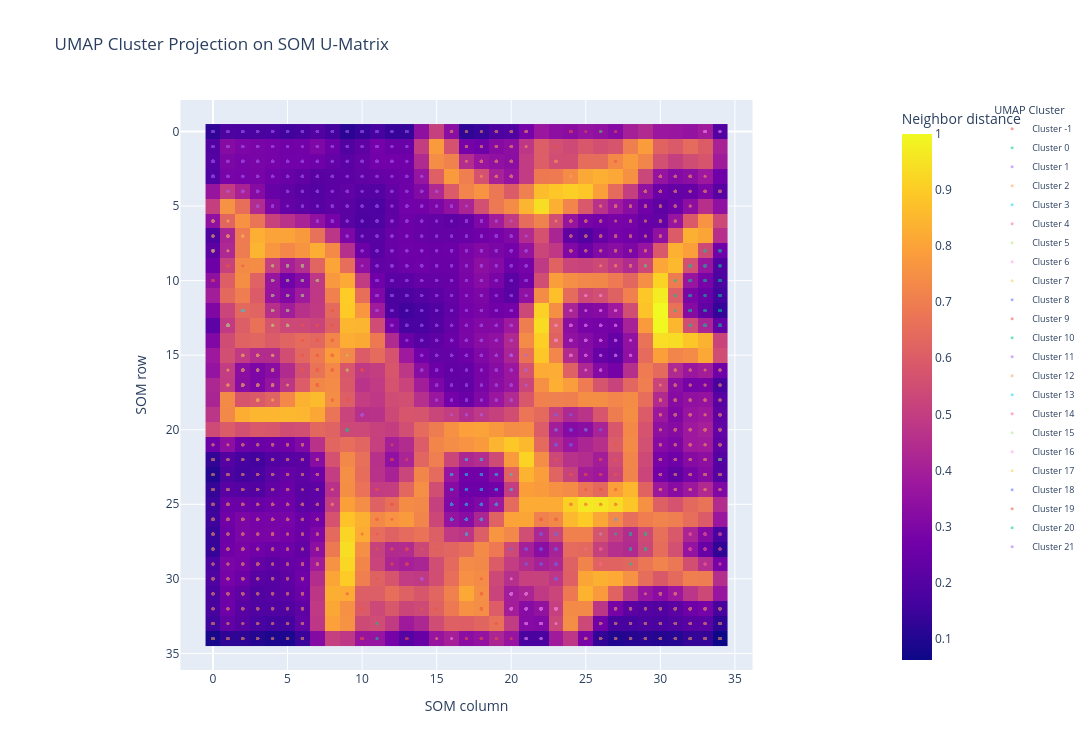

Notebook source saved alongside this figure:
### Markdown cell above
## UMAP SOM projection + save

### Code cell
# Merge UMAP cluster labels with SOM coordinates

umap_som_projection = som_patient_map.merge(
    umap_clusters[["patientunitstayid", "cluster"]],
    on="patientunitstayid",
    how="inner"
)

# Plot UMAP clusters on the SOM U-Matrix

fig = px.imshow(
    u_matrix,
    labels=dict(
        x="SOM column",
        y="SOM row",
        color="Neighbor distance"
    ),
    title="UMAP Cluster Projection on SOM U-Matrix",
    aspect="equal"
)

for cluster_id in sorted(umap_som_projection["cluster"].unique()):
    subset = umap_som_projection[
        umap_som_projection["cluster"] == cluster_id
    ]

    fig.add_trace(
        go.Scatter(
            x=subset["som_col"],
            y=subset["som_row"],
            mode="markers",
            name=f"Cluster {cluster_id}",
            marker=dict(size=3),
            opacity=0.55
        )
    )

fig.update_layout(
    width=1100,
    height=750,
    legend=dict(
        title="UMAP Cluster",
        x=1.18,
        y=1,
        font=dict(size=9)
    )
)

fig.update_coloraxes(
    colorbar=dict(
        title="Neighbor distance",
        x=1.05
    )
)

fig.show()

# Save interactive plot

fig.write_html(
    PLOTS_DIR / "umap_som_projection.html"
)

print("Saved:", PLOTS_DIR / "umap_som_projection.html")

### Figure 1 — Plotly figure (JSON) as saved in the notebook; plotly's stock layout.template omitted (floating-point values rounded to 4 significant figures; data arrays with more than 128 entries replaced by an {"elided": "..."} marker saying what was removed)
{"data": [{"coloraxis": "coloraxis", "hovertemplate": "SOM column: %{x}<br>SOM row: %{y}<br>Neighbor distance: %{z}<extra></extra>", "name": "0", "type": "heatmap", "xaxis": "x", "yaxis": "y", "z": {"elided": "35x35 float values"}}, {"marker": {"size": 3}, "mode": "markers", "name": "Cluster -1", "opacity": 0.55, "type": "scatter", "x": {"elided": "513 int values"}, "y": {"elided": "513 int values"}}, {"marker": {"size": 3}, "mode": "markers", "name": "Cluster 0", "opacity": 0.55, "type": "scatter", "x": {"elided": "363 int values"}, "y": {"elided": "363 int values"}}, {"marker": {"size": 3}, "mode": "markers", "name": "Cluster 1", "opacity": 0.55, "type": "scatter", "x": {"elided": "2060 int values"}, "y": {"elided": "2060 int values"}}, {"marker": {"size": 3}, "mode": "markers", "name": "Cluster 2", "opacity": 0.55, "type": "scatter", "x": {"elided": "2128 int values"}, "y": {"elided": "2128 int values"}}, {"marker": {"size": 3}, "mode": "markers", "name": "Cluster 3", "opacity": 0.55, "type": "scatter", "x": {"elided": "345 int values"}, "y": {"elided": "345 int values"}}, {"marker": {"size": 3}, "mode": "markers", "name": "Cluster 4", "opacity": 0.55, "type": "scatter", "x": [33, 33, 33, 34, 32, 33, 33, 32, 34, 33, 34, 32, 32, 32, 32, 33, 33, 33, 34, 34, 33, 34, 34, 32, 34, 32, 33, 34, 33, 32, 33, 34, 34, 33, 34, 34, 32, 33, 34, 33, 34, 34, 32, 34, 33, 33, 33, 34, 32, 34, 34, 33, 34, 34, 32, 32, 33, 34, 34, 32, 33, 34, 32, 33, 34, 32, 32, 32, 32, 34, 34, 33, 33, 34, 33, 34, 34, 33, 34, 32, 34, 34, 33, 33, 34, 33, 33], "y": [27, 29, 28, 29, 28, 28, 29, 28, 27, 27, 27, 27, 28, 28, 28, 27, 28, 27, 28, 27, 27, 28, 27, 28, 28, 28, 27, 27, 28, 28, 27, 27, 27, 28, 28, 27, 28, 27, 27, 28, 28, 27, 28, 27, 27, 27, 27, 27, 28, 27, 28, 27, 27, 28, 28, 27, 29, 27, 28, 28, 27, 28, 27, 27, 27, 28, 27, 27, 27, 27, 27, 28, 28, 27, 28, 27, 28, 29, 28, 28, 27, 29, 27, 27, 27, 27, 27]}, {"marker": {"size": 3}, "mode": "markers", "name": "Cluster 5", "opacity": 0.55, "type": "scatter", "x": {"elided": "173 int values"}, "y": {"elided": "173 int values"}}, {"marker": {"size": 3}, "mode": "markers", "name": "Cluster 6", "opacity": 0.55, "type": "scatter", "x": {"elided": "227 int values"}, "y": {"elided": "227 int values"}}, {"marker": {"size": 3}, "mode": "markers", "name": "Cluster 7", "opacity": 0.55, "type": "scatter", "x": {"elided": "170 int values"}, "y": {"elided": "170 int values"}}, {"marker": {"size": 3}, "mode": "markers", "name": "Cluster 8", "opacity": 0.55, "type": "scatter", "x": {"elided": "223 int values"}, "y": {"elided": "223 int values"}}, {"marker": {"size": 3}, "mode": "markers", "name": "Cluster 9", "opacity": 0.55, "type": "scatter", "x": [10, 10, 10, 10, 10, 9, 10, 10, 10, 10, 10, 10, 10, 10, 10, 10, 10, 10, 10, 10, 10, 10, 10, 10, 10, 10, 10, 10, 10, 10, 10, 10, 10, 10, 10, 10, 10, 10, 9, 10, 9, 10, 10, 10, 10, 10, 10, 10, 10, 10, 10, 10, 10, 10, 10, 10, 10, 10, 9, 10, 10, 10, 10, 10, 10, 10, 10, 10, 10], "y": [16, 16, 16, 16, 16, 15, 16, 16, 16, 16, 16, 16, 16, 16, 16, 16, 16, 16, 16, 16, 16, 16, 16, 16, 16, 16, 16, 16, 16, 16, 16, 16, 16, 16, 16, 16, 16, 16, 16, 16, 16, 16, 16, 16, 16, 16, 16, 16, 16, 16, 16, 16, 16, 16, 16, 16, 16, 16, 15, 16, 16, 16, 16, 16, 16, 16, 16, 16, 16]}, {"marker": {"size": 3}, "mode": "markers", "name": "Cluster 10", "opacity": 0.55, "type": "scatter", "x": [28, 27, 29, 29, 29, 28, 28, 28, 28, 28, 29, 28, 29, 29, 29, 28, 29, 28, 29, 29, 28, 29, 29, 29, 28, 29, 29, 29, 29, 29, 28, 29, 28, 29, 29, 28, 28, 29, 28, 29, 29, 28, 28, 29, 28, 29, 28, 27, 28, 28, 29, 28, 29, 28, 28, 29, 28, 28, 28, 29, 28, 28, 28, 29, 29, 28, 28, 29, 29, 29, 29, 28, 29, 28, 28], "y": [29, 26, 28, 27, 28, 27, 27, 29, 28, 28, 27, 27, 27, 27, 27, 27, 28, 28, 27, 27, 28, 28, 28, 28, 27, 28, 28, 28, 28, 27, 28, 28, 27, 27, 28, 28, 28, 28, 28, 28, 28, 27, 28, 27, 27, 27, 27, 27, 27, 27, 28, 28, 28, 28, 28, 27, 28, 27, 27, 28, 28, 27, 27, 28, 27, 28, 27, 27, 28, 27, 27, 27, 27, 27, 27]}, {"marker": {"size": 3}, "mode": "markers", "name": "Cluster 11", "opacity": 0.55, "type": "scatter", "x": [14, 14, 14, 14, 14, 14, 14, 14, 14, 14, 14, 14, 14, 14, 14, 14, 14, 14, 14, 14, 14, 14, 14, 14, 14, 14, 14, 14, 14, 14, 14, 14, 14, 14, 14, 14, 14, 14, 14, 14, 14, 14, 14, 14, 14, 14, 14, 14, 14, 14, 14, 14, 14, 14], "y": [30, 30, 30, 30, 30, 30, 30, 30, 30, 30, 30, 30, 30, 30, 30, 30, 30, 30, 30, 30, 30, 30, 30, 30, 30, 30, 30, 30, 30, 30, 30, 30, 30, 30, 30, 30, 30, 30, 30, 30, 30, 30, 30, 30, 30, 30, 30, 30, 30, 30, 30, 30, 30, 30]}, {"marker": {"size": 3}, "mode": "markers", "name": "Cluster 12", "opacity": 0.55, "type": "scatter", "x": [21, 15, 23, 20, 18, 20, 18, 18, 20, 19, 23, 17, 17, 16, 23, 17, 20, 19, 19, 20, 17, 20, 23, 16, 20, 20, 17, 17, 18, 21, 18, 17, 19, 16, 17, 18, 19, 20, 20, 16, 21, 24, 20, 19, 20, 20, 18, 19, 18, 19, 17, 20, 20, 20, 19, 20, 19, 20, 20, 19, 20, 23, 20, 20, 19, 18, 21, 19, 20, 21, 20, 20, 19, 20, 20, 18, 20, 20, 19, 20, 20, 20, 21, 18, 18, 20, 19, 20, 19, 19, 20, 20, 18, 20, 21, 18, 20, 20, 19, 20, 20, 20, 20, 19, 19, 20, 19, 18, 18, 20, 19, 20, 19, 18, 21, 20, 19, 19, 16, 20, 19, 20, 20, 20, 21, 19], "y": [0, 34, 2, 3, 2, 3, 2, 2, 0, 0, 2, 0, 2, 0, 2, 0, 3, 1, 0, 3, 1, 3, 2, 0, 1, 3, 1, 0, 0, 0, 2, 1, 0, 0, 1, 2, 3, 0, 3, 0, 0, 3, 0, 0, 1, 3, 0, 2, 1, 1, 1, 0, 3, 1, 3, 3, 0, 3, 3, 2, 1, 2, 1, 2, 1, 1, 0, 3, 2, 0, 1, 2, 2, 0, 3, 3, 0, 2, 1, 3, 3, 1, 0, 2, 2, 3, 2, 3, 2, 2, 3, 3, 1, 0, 1, 2, 1, 2, 2, 3, 2, 3, 2, 1, 0, 2, 3, 2, 2, 3, 2, 2, 2, 2, 0, 2, 3, 2, 0, 1, 1, 0, 0, 1, 0, 3]}, {"marker": {"size": 3}, "mode": "markers", "name": "Cluster 13", "opacity": 0.55, "type": "scatter", "x": [27, 2, 2, 2, 2, 2, 2, 2, 2, 2, 2, 2, 26, 2, 2, 2, 2, 2, 2, 2, 2, 2, 2, 2, 2, 2, 2, 2, 2, 2, 2, 2, 2, 2, 2, 2, 2, 2, 2, 2, 2, 2, 2, 2, 2, 2, 2, 2, 2, 2, 2, 2, 2, 2, 2, 27, 2, 2], "y": [26, 12, 12, 12, 12, 12, 12, 12, 12, 12, 12, 12, 27, 12, 12, 12, 12, 12, 12, 12, 12, 12, 12, 12, 12, 12, 12, 12, 12, 12, 12, 12, 12, 12, 12, 12, 12, 12, 12, 12, 12, 12, 12, 12, 12, 12, 12, 12, 12, 12, 12, 12, 12, 12, 12, 26, 12, 12]}, {"marker": {"size": 3}, "mode": "markers", "name": "Cluster 14", "opacity": 0.55, "type": "scatter", "x": [26, 26, 26, 26, 26, 26, 26, 26, 26, 26, 27, 26, 26, 26, 26, 26, 26, 26, 25, 26, 26, 26, 26, 26, 26, 26, 26, 26, 26, 26, 26, 26, 26, 26, 26, 26, 26, 26, 26, 26, 26, 26, 26, 26, 26, 26, 26, 26, 26, 26, 26, 26, 26, 26, 26, 26, 26, 26, 26, 26, 26, 26, 26, 26, 25, 26, 26, 26, 26], "y": [28, 28, 28, 28, 28, 28, 28, 27, 29, 28, 26, 28, 28, 28, 28, 28, 27, 28, 28, 28, 28, 28, 29, 28, 28, 28, 29, 28, 28, 28, 28, 28, 28, 28, 28, 28, 28, 28, 28, 29, 28, 28, 28, 28, 28, 28, 28, 28, 28, 28, 29, 28, 28, 28, 29, 28, 28, 28, 28, 28, 28, 28, 28, 28, 28, 28, 28, 28, 28]}, {"marker": {"size": 3}, "mode": "markers", "name": "Cluster 15", "opacity": 0.55, "type": "scatter", "x": [1, 9, 1, 1, 1, 1, 1, 1, 1, 1, 1, 1, 1, 1, 1, 1, 1, 1, 1, 1, 1, 1, 1, 1, 9, 1, 1, 1, 1, 1, 1, 1, 1, 1, 1, 1, 1, 1, 1, 1, 1, 1, 1, 1, 1, 1, 1, 1, 1, 1, 1, 1, 1, 1, 1, 1, 1, 1, 1, 1, 1, 1, 1, 9], "y": [13, 16, 13, 13, 13, 13, 13, 13, 13, 13, 13, 13, 13, 13, 13, 13, 13, 13, 13, 13, 13, 13, 13, 13, 16, 13, 13, 13, 13, 13, 13, 13, 13, 13, 13, 13, 13, 13, 13, 13, 13, 13, 13, 13, 13, 13, 13, 13, 13, 13, 13, 13, 13, 13, 13, 13, 13, 13, 13, 13, 13, 13, 13, 15]}, {"marker": {"size": 3}, "mode": "markers", "name": "Cluster 16", "opacity": 0.55, "type": "scatter", "x": [16, 24, 33, 24, 23, 26, 26, 27, 27, 26, 27, 26, 26, 26, 34, 26, 26, 27, 26, 27, 26, 24, 24, 25, 28, 25, 26, 25, 25, 23, 34, 28, 33, 27, 23, 24, 26, 24, 33, 25, 26, 24, 25, 25, 23, 26, 33, 25, 24, 24, 25, 27, 33, 24, 25, 33, 25, 24, 24, 23, 33, 26, 24, 27, 33, 27, 25, 25, 23, 34, 24, 24, 25, 26, 26, 25, 24, 25, 26, 27, 25, 23, 24, 23, 26, 26, 27, 23, 24, 24, 25, 27, 24, 25, 33, 25, 25, 24, 24, 25, 24, 24, 23, 27, 24, 26, 24, 25, 24, 27, 27, 23, 26, 28, 23, 33, 26, 25, 28, 24], "y": [34, 13, 0, 13, 14, 15, 16, 15, 12, 16, 15, 16, 14, 12, 0, 13, 12, 15, 13, 12, 11, 13, 12, 13, 15, 14, 14, 11, 14, 14, 0, 15, 0, 13, 14, 12, 13, 14, 0, 14, 14, 13, 13, 15, 13, 15, 0, 14, 15, 15, 14, 14, 0, 15, 12, 0, 15, 14, 14, 14, 0, 12, 15, 13, 0, 13, 13, 14, 14, 0, 14, 13, 11, 16, 13, 15, 14, 15, 11, 15, 14, 14, 13, 14, 13, 13, 12, 14, 15, 14, 14, 13, 15, 13, 0, 15, 14, 14, 13, 14, 13, 15, 14, 14, 13, 13, 14, 16, 13, 14, 12, 13, 14, 14, 13, 0, 14, 13, 15, 15]}, {"marker": {"size": 3}, "mode": "markers", "name": "Cluster 17", "opacity": 0.55, "type": "scatter", "x": [1, 0, 1, 0, 0, 0, 0, 0, 0, 1, 0, 0, 0, 0, 0, 1, 0, 0, 0, 0, 1, 1, 1, 1, 2, 1, 1, 0, 0, 0, 0, 0, 1, 0, 0, 0, 1, 0, 0, 0, 0, 0, 0, 0, 0, 0, 0, 0, 0, 2, 0, 0, 1, 0, 0], "y": [7, 8, 7, 6, 6, 8, 8, 8, 7, 7, 8, 7, 7, 8, 7, 7, 8, 8, 8, 8, 7, 6, 7, 7, 7, 7, 7, 8, 8, 8, 8, 8, 7, 8, 8, 8, 8, 6, 8, 8, 6, 8, 7, 8, 6, 6, 8, 6, 8, 7, 8, 6, 7, 8, 8]}, {"marker": {"size": 3}, "mode": "markers", "name": "Cluster 18", "opacity": 0.55, "type": "scatter", "x": [24, 25, 26, 23, 25, 23, 25, 25, 23, 25, 24, 23, 23, 24, 23, 23, 24, 23, 23, 24, 25, 25, 23, 25, 24, 24, 23, 25, 24, 24, 24, 24, 23, 26, 24, 25, 25, 24, 25, 23, 23, 23, 23, 24, 25, 23, 23, 24, 24, 23, 23, 23, 23, 25, 24, 23, 25, 23, 25, 24, 23, 23, 23, 24, 25, 26, 24, 23, 24, 23, 25, 23, 23, 23, 25, 23, 23, 25, 23, 24, 24, 24, 23, 25, 24, 25, 23, 24, 23, 23, 23, 24, 23, 23, 25, 24, 25, 23, 23, 23, 25, 25, 24, 23, 25, 25, 25, 25, 23, 24], "y": [20, 20, 20, 20, 20, 19, 20, 20, 19, 20, 21, 21, 21, 20, 19, 20, 20, 21, 21, 20, 20, 20, 21, 20, 21, 20, 20, 20, 20, 20, 21, 20, 20, 20, 20, 20, 20, 21, 20, 21, 21, 21, 21, 20, 20, 20, 21, 20, 20, 21, 19, 21, 21, 20, 20, 21, 20, 20, 20, 20, 20, 21, 21, 21, 20, 20, 20, 21, 21, 21, 20, 21, 21, 21, 20, 20, 21, 20, 21, 20, 21, 19, 20, 20, 20, 20, 20, 20, 21, 20, 21, 19, 20, 20, 20, 20, 20, 19, 21, 21, 20, 20, 20, 21, 20, 20, 20, 20, 20, 21]}, {"marker": {"size": 3}, "mode": "markers", "name": "Cluster 19", "opacity": 0.55, "type": "scatter", "x": {"elided": "137 int values"}, "y": {"elided": "137 int values"}}, {"marker": {"size": 3}, "mode": "markers", "name": "Cluster 20", "opacity": 0.55, "type": "scatter", "x": {"elided": "230 int values"}, "y": {"elided": "230 int values"}}, {"marker": {"size": 3}, "mode": "markers", "name": "Cluster 21", "opacity": 0.55, "type": "scatter", "x": {"elided": "192 int values"}, "y": {"elided": "192 int values"}}], "layout": {"coloraxis": {"colorbar": {"title": {"text": "Neighbor distance"}, "x": 1.05}, "colorscale": [[0, "#0d0887"], [0.1111, "#46039f"], [0.2222, "#7201a8"], [0.3333, "#9c179e"], [0.4444, "#bd3786"], [0.5556, "#d8576b"], [0.6667, "#ed7953"], [0.7778, "#fb9f3a"], [0.8889, "#fdca26"], [1, "#f0f921"]]}, "height": 750, "legend": {"font": {"size": 9}, "title": {"text": "UMAP Cluster"}, "x": 1.18, "y": 1}, "title": {"text": "UMAP Cluster Projection on SOM U-Matrix"}, "width": 1100, "xaxis": {"anchor": "y", "constrain": "domain", "domain": [0, 1], "scaleanchor": "y", "title": {"text": "SOM column"}}, "yaxis": {"anchor": "x", "autorange": "reversed", "constrain": "domain", "domain": [0, 1], "title": {"text": "SOM row"}}}}
